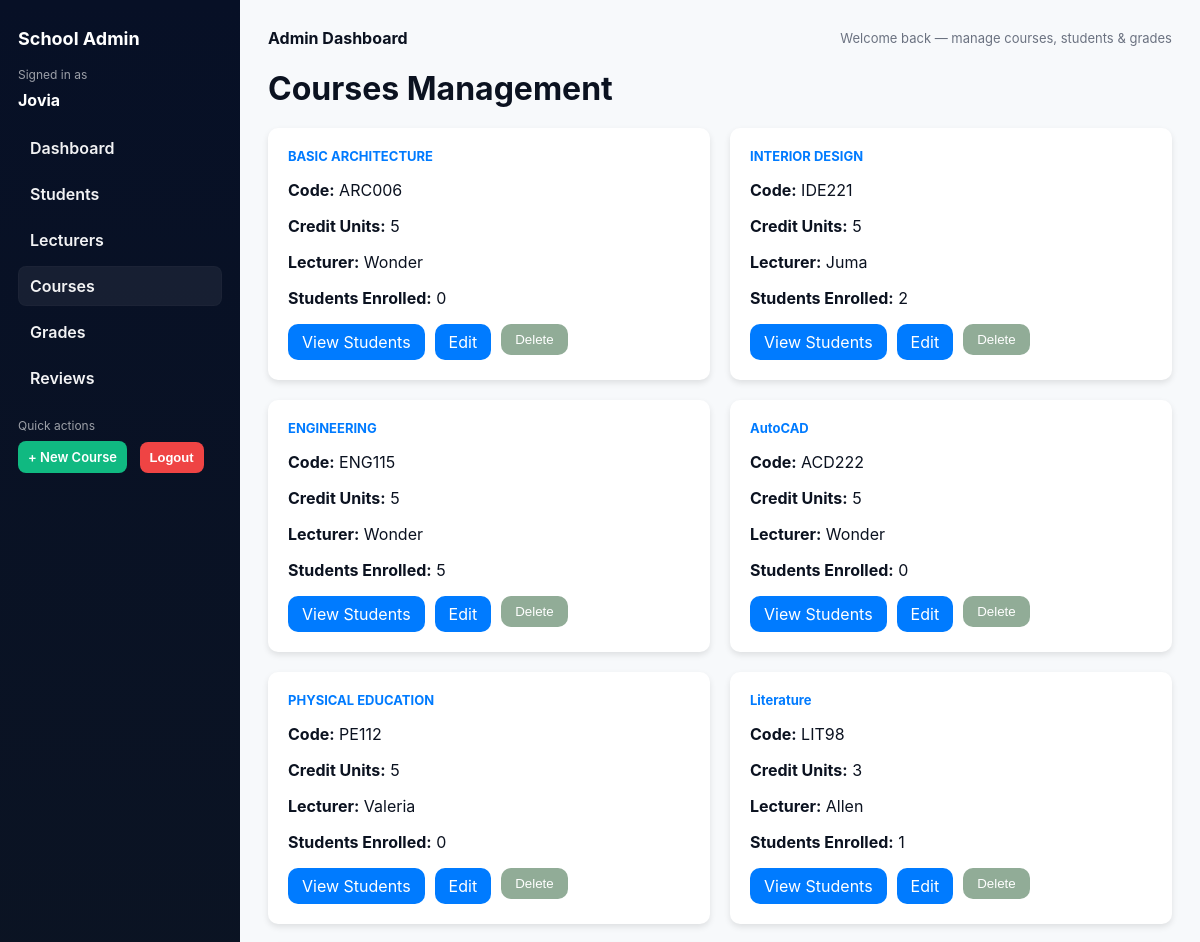
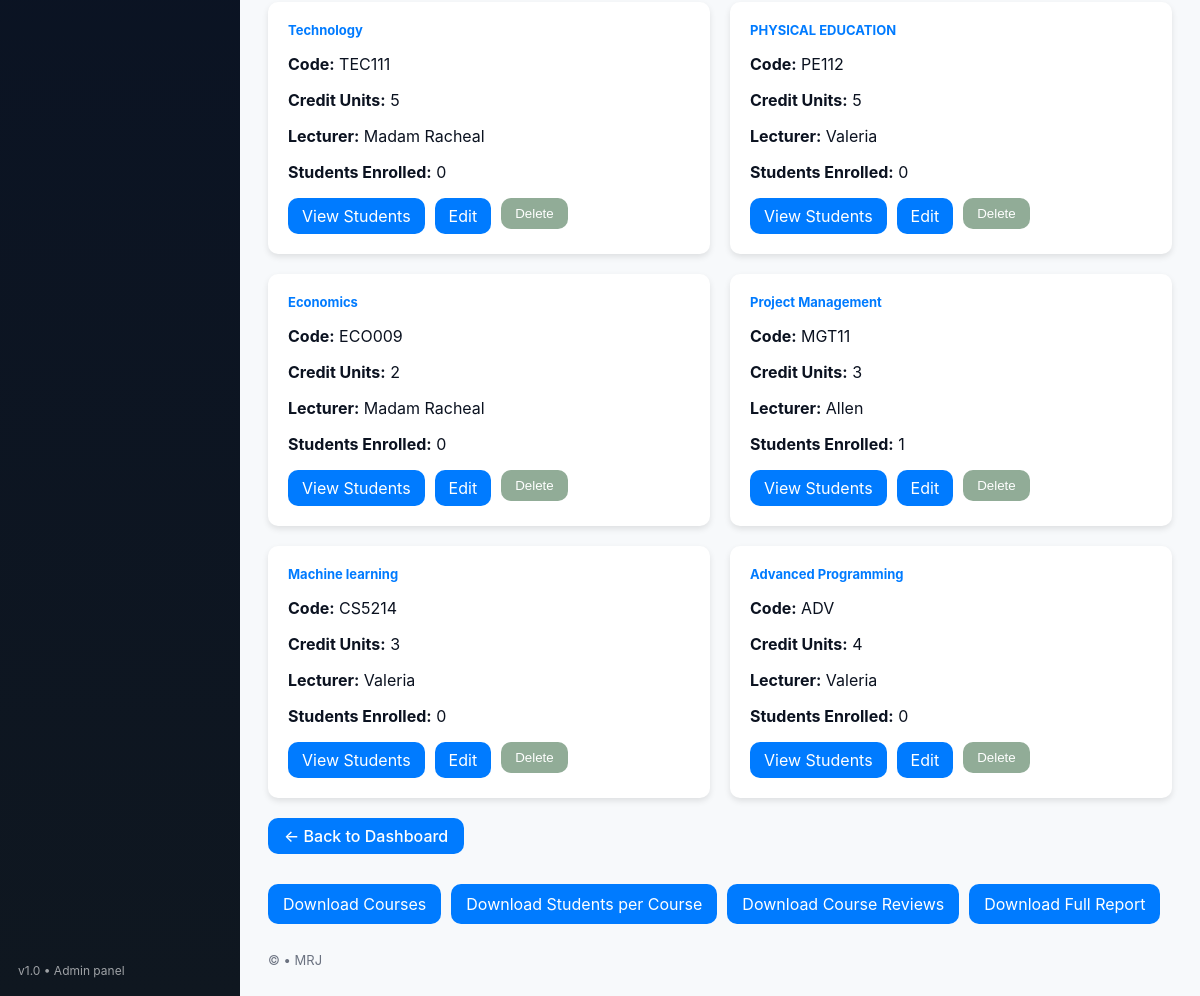
/reports/dashboard/admin/courses/ (signed in), run on the app's committed database (2 pictures, top to bottom).
### reports/models.py (models this page shows, shortened)
class Course(models.Model):
    name = models.CharField(max_length=200)
    code = models.CharField(max_length=200)
    credit_units = models.IntegerField()
    lecturer = models.CharField(max_length=200)
    students = models.ManyToManyField(Student, related_name='courses', blank=True)

### reports/views.py (the view)
# urls.py: path('dashboard/admin/courses/', views.admin_courses, name='admin_courses'),
@login_required
@user_passes_test(admin_required)
def admin_courses(request):
    courses = Course.objects.all()
    return render(request, 'reports/admin_courses.html', {'courses': courses})

### reports/templates/reports/admin_courses.html (shortened to what this page needs)
{% extends "reports/admin_base.html" %}
{% block content %}
<h1 style="margin-bottom:20px;">Courses Management</h1>
<div style="display: flex; flex-wrap: wrap; gap: 20px;">
    {% for course in courses %}
    <div class="card" style="flex: 1 1 300px; background: #fff; padding: 20px; border-radius: 10px;
                             box-shadow: 0 3px 6px rgba(0,0,0,0.1);">
        <h3 style="margin-bottom:10px; color:#007bff;">{{ course.name }}</h3>
        <p><strong>Code:</strong> {{ course.code }}</p>
        <p><strong>Credit Units:</strong> {{ course.credit_units }}</p>
        <p><strong>Lecturer:</strong> {{ course.lecturer }}</p>
        <p><strong>Students Enrolled:</strong> {{ course.students.count }}</p>
        <div style="display: flex; gap: 10px; margin-top: 10px; flex-wrap: wrap;">
            <a href="{% url 'admin_course_students' course.id %}"
            style="background:#007bff; color:white; padding:8px 14px; border-radius:10px;
                    text-decoration:none; transition:0.3s;">
            View Students
            </a>
            <a href="{% url 'edit_course' course.id %}"
            style="background:#007bff; color:white; padding:8px 14px; border-radius:10px;
                    text-decoration:none; transition:0.3s;">
            Edit
            </a>
            <form method="post" action="{% url 'delete_course' course.id %}" style="margin:0;">
                <button type="submit"
                    style="background:#91ac97; color:white; padding:8px 14px; border:none; border-radius:10px;
                        cursor:pointer; transition:0.3s;">
                    Delete
                </button>
            </form>
        </div>
    </div>
    {% empty %}
    <p>No courses available yet.</p>
    {% endfor %}
</div>
<a href="{% url 'admin_dashboard' %}" class="btn-back"
   style="display:inline-block; margin-top:20px; padding:8px 16px; background:#007bff; color:white;
          border-radius:10px; text-decoration:none;">← Back to Dashboard</a>
<div style="margin-top: 30px; display: flex; gap: 10px; flex-wrap: wrap;">
    <a href="{% url 'download_courses_csv' %}"
       style="background: #007bff; color: white; padding: 10px 15px; border-radius: 10px; text-decoration: none;">
        Download Courses
    </a>
    <a href="{% url 'download_students_per_course_csv' %}"
       style="background: #007bff; color: white; padding: 10px 15px; border-radius: 10px; text-decoration: none;">
        Download Students per Course
    </a>
    <a href="{% url 'download_reviews_csv' %}"
       style="background: #007bff; color: white; padding: 10px 15px; border-radius: 10px; text-decoration: none;">
        Download Course Reviews
    </a>
    <a href="{% url 'download_summary_csv' %}"
       style="background: #007bff; color: white; padding: 10px 15px; border-radius: 10px; text-decoration: none;">
        Download Full Report
    </a>
</div>
{% endblock %}

### reports/templates/reports/admin_base.html (shortened to what this page needs)
{% load static %}
<!DOCTYPE html>
<html lang="en">
<head>
</head>
<body>
  <div class="wrap">
    <aside class="sidebar">
      <div class="brand">School Admin</div>
      <div class="small">Signed in as</div>
      <div style="margin:8px 0 16px 0; font-weight:700;">{{ request.user.username }}</div>
      <nav class="nav">
        <a href="{% url 'admin_dashboard' %}" class="{% if request.resolver_match.url_name == 'admin_dashboard' %}active{% endif %}">Dashboard</a>
        <a href="{% url 'admin_students' %}" class="{% if request.resolver_match.url_name == 'admin_students' %}active{% endif %}">Students</a>
        <a href="{% url 'admin_lecturers' %}" class="{% if request.resolver_match.url_name == 'admin_lecturers' %}active{% endif %}">Lecturers</a>
        <a href="{% url 'admin_courses' %}" class="{% if request.resolver_match.url_name == 'admin_courses' %}active{% endif %}">Courses</a>
        <a href="{% url 'admin_grades' %}" class="{% if request.resolver_match.url_name == 'admin_grades' %}active{% endif %}">Grades</a>
        <a href="{% url 'admin_reviews' %}" class="{% if request.resolver_match.url_name == 'admin_reviews' %}active{% endif %}">Reviews</a>
      </nav>
      <div class="small" style="margin-top:20px;">Quick actions</div>
      <div style="margin-top:8px;">
        <a class="btn view" href="{% url 'admin_create_course' %}" style="background:#10b981;">+ New Course</a>
        <form method="post" action="{% url 'logout' %}" style="display:inline-block; margin-left:8px;">
          <button class="btn delete" type="submit" style="background:#ef4444; border:none; cursor:pointer;">Logout</button>
        </form>
      </div>
      <div class="small sidebar-foot" style="position: absolute; bottom:18px; left:18px; right:18px;">v1.0 • Admin panel</div>
    </aside>
    <main class="main">
      <div class="topbar">
        <div><strong>Admin Dashboard</strong></div>
        <div class="small-muted">Welcome back — manage courses, students & grades</div>
      </div>
      {% block content %}{% endblock %}
      <footer>© {{ now|date:"Y" }} • MRJ</footer>
    </main>
  </div>
</body>
</html>

### reports/templates/reports/admin_base.html (style rules this page uses)
:root { --bg:#f7f9fb; --sidebar:#0f1720; --accent:#2563eb; --muted:#6b7280; --card:#ffffff; --success:#16a34a; --danger:#ef4444; --radius:10px; --gap:18px; font-family:Inter, system-ui, -apple-system, "Segoe UI", Roboto, "Helvetica Neue", Arial; }
.btn-back { display: inline-block; background-color: #007bff; color: #fff; padding: 8px 16px; border-radius: 6px; text-decoration: none; font-weight: 500; transition: background-color 0.3s ease; }
html,body { height:100%; margin:0; background:var(--bg); color:#0b1220; }
.wrap { display:flex; min-height:100vh; }
.sidebar { width:240px; background:linear-gradient(180deg,#071026 0%, #0f1720 100%); color:#fff; padding:28px 18px; box-sizing:border-box; }
.brand { font-weight:700; font-size:18px; margin-bottom:18px; display:flex; gap:10px; align-items:center; }
.nav { margin-top:18px; }
.nav a { display:flex; gap:12px; align-items:center; text-decoration:none; color:rgba(255,255,255,0.95); padding:10px 12px; border-radius:8px; margin-bottom:6px; font-weight:600; }
.nav a.active { background:rgba(255,255,255,0.06); box-shadow: inset 0 0 0 1px rgba(255,255,255,0.02); }
.sidebar .small { font-size:12px; color:rgba(255,255,255,0.6); margin-top:8px; }
.main { flex:1; padding:28px; box-sizing:border-box; }
.topbar { display:flex; justify-content:space-between; align-items:center; gap:16px; margin-bottom:16px; }
.card { background:var(--card); padding:18px; border-radius:var(--radius); box-shadow:0 6px 18px rgba(11,17,24,0.06); flex:1; min-width:200px; }
.card h3 { margin:0 0 8px 0; font-size:13px; color:var(--muted); }
.btn { display:inline-block; padding:8px 10px; border-radius:8px; text-decoration:none; color:white; font-weight:600; font-size:13px; }
.btn.view { background:var(--accent); }
.btn.delete { background:var(--danger); }
.small-muted { font-size:13px; color:var(--muted); }
footer { margin-top:28px; color:var(--muted); font-size:13px; }

### data on the page
Course: name "BASIC ARCHITECTURE", code "ARC006", credit_units "5", lecturer "Wonder", students.count "0"
Course: name "INTERIOR DESIGN", code "IDE221", credit_units "5", lecturer "Juma", students.count "2"
Course: name "ENGINEERING", code "ENG115", credit_units "5", lecturer "Wonder", students.count "5"
Course: name "AutoCAD", code "ACD222", credit_units "5", lecturer "Wonder", students.count "0"
Course: name "PHYSICAL EDUCATION", code "PE112", credit_units "5", lecturer "Valeria", students.count "0"
Course: name "Literature", code "LIT98", credit_units "3", lecturer "Allen", students.count "1"
Course: name "Technology", code "TEC111", credit_units "5", lecturer "Madam Racheal", students.count "0"
Course: name "PHYSICAL EDUCATION", code "PE112", credit_units "5", lecturer "Valeria", students.count "0"
Course: name "Economics", code "ECO009", credit_units "2", lecturer "Madam Racheal", students.count "0"
Course: name "Project Management", code "MGT11", credit_units "3", lecturer "Allen", students.count "1"
Course: name "Machine learning", code "CS5214", credit_units "3", lecturer "Valeria", students.count "0"
Course: name "Advanced Programming", code "ADV", credit_units "4", lecturer "Valeria", students.count "0"

### other printed values
{{ request.user.username }} "Jovia"
